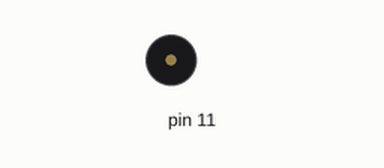
Simulated run of this sketch. Board: Arduino Uno, built with avr-gcc and run on an emulated ATmega328P. Parts: buzzer (waves = sounding).

Above: at 1.3 s.
At 8.1 s:
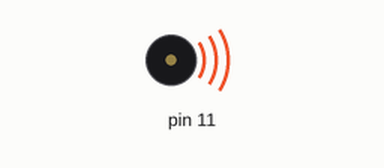
Timing chart, 0 to 8.4 s (numbered marks = the images above):
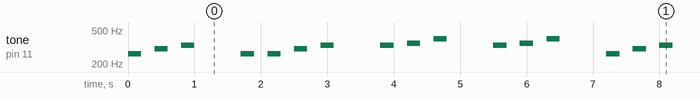

The sketch:

buzzer.ino
```cpp
#define doh 264
#define re 300
#define mi 330
#define fa 352
#define sol 396
#define la 440
#define si 495

void tocar(int nota) {
  //porta, frequência Hz, tempo ms
  tone(11, nota, 200);
  delay(200);
  noTone(11);
  delay(200);
}

void setup()
{
  pinMode(11, OUTPUT);
}

void loop()
{
  tocar(doh);
  tocar(re);
  tocar(mi);
  delay(500);
  tocar(doh);
  tocar(doh);
  tocar(re);
  tocar(mi);
  delay(500);

  tocar(mi);
  tocar(fa);
  tocar(sol);
  delay(500);
  tocar(mi);
  tocar(fa);
  tocar(sol);
  delay(500);
}
```

Measured:
- by itself, tone on pin 11: plays 264 Hz for 0.20 s, 300 Hz for 0.20 s, 330 Hz for 0.20 s, 264 Hz for 0.20 s, 264 Hz for 0.20 s, 300 Hz for 0.20 s … (235 notes in this stretch)
